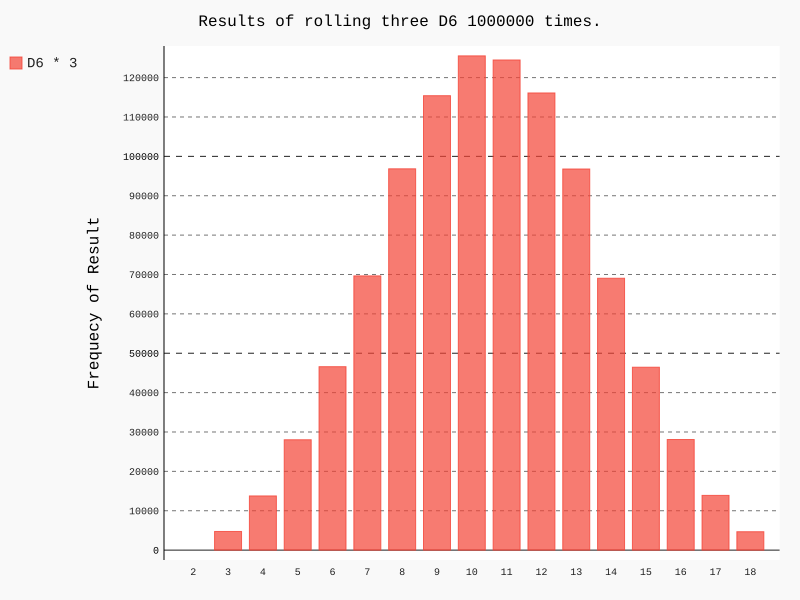

This figure's Python source:
# 15-8. Three Dice: If you roll three D6 dice, the smallest number you can roll is 3
# and the largest number is 18. Create a visualization that shows what happens
# when you roll three D6 dice.
import pygal

from die import Die

die_1 = Die(6)
die_2 = Die(6)
die_3 = Die(6)

results = []

for _ in range(1000000):
    result = die_1.roll() + die_2.roll() + die_3.roll()
    results.append(result)

# Analyze the results
max_result = die_1.num_sides + die_2.num_sides + die_3.num_sides
frequencies = [results.count(value) for value in range(2, max_result + 1)]

# Visualize the results
hist = pygal.Bar()
hist.title = "Results of rolling three D6 1000000 times."
hist.x_labels = [str(x) for x in range(3, max_result + 1)]
hist._x_title = "Result"
hist.y_title = "Frequecy of Result"

hist.add('D6 * 3', frequencies)
hist.render_to_file('three_dice.svg')
